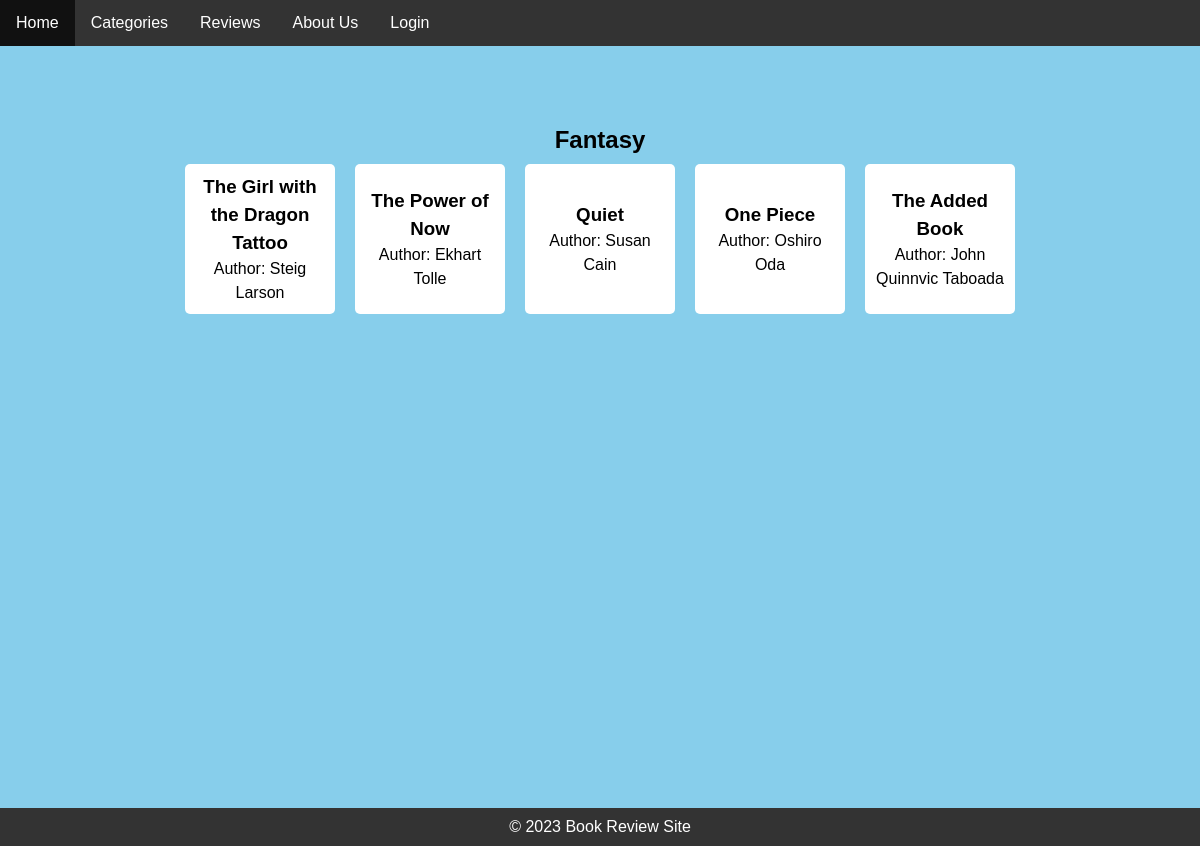
Page /category.php?Category_Key=1 on the committed database.
### tables this page shows
CREATE TABLE `tblcategory` (
  `Category_Key` int(15) NOT NULL,
  `Category_Name` varchar(100) NOT NULL
);

CREATE TABLE `tblbook` (
  `Book_Key` int(15) NOT NULL,
  `Title` varchar(100) NOT NULL,
  `Category_Key` int(11) NOT NULL,
  `ISBN` varchar(20) NOT NULL,
  `Authors_Firstname` varchar(100) NOT NULL,
  `Authors_Lastname` varchar(1000) NOT NULL,
  `description` varchar(1000) NOT NULL,
  `cover` blob NOT NULL
);

### category.php (the view, shortened to what this page needs)
<?php
    require_once 'header.php';
    if (isset($_GET['Category_Key'])) {
        $categoryKey = $_GET['Category_Key'];
        $categorySql = "SELECT Category_Name FROM tblcategory WHERE Category_Key = ?";
        $stmt = $conn->prepare($categorySql);
        $stmt->bind_param("i", $categoryKey);
        $stmt->execute();
        $categoryResult = $stmt->get_result();
        $categoryRow = $categoryResult->fetch_assoc();
        $categoryName = $categoryRow['Category_Name'];
        $booksSql = "SELECT b.* FROM tblbook b
                    JOIN tblcategory c ON b.Category_Key = c.Category_Key
                    WHERE c.Category_Key = ?";
        $stmt = $conn->prepare($booksSql);
        $stmt->bind_param("i", $categoryKey);
        $stmt->execute();
        $booksResult = $stmt->get_result();
        $books = $booksResult->fetch_all(MYSQLI_ASSOC);
    }
?>
<div class="container">
    <h2><?php echo $categoryName; ?></h2>
    <div class="books-container">
        <?php
        if (isset($books) && !empty($books)) {
            foreach ($books as $book) {
                echo '<a class="book" href="bookDetails.php?Book_Key=' . $book['Book_Key'] . '">';
                echo '<div>';
                echo '<h3>' . $book['Title'] . '</h3>';
                echo '<p>Author: ' . $book['Authors_Firstname'] . ' ' . $book['Authors_Lastname'] . '</p>';
                echo '</div>';
                echo '</a>';
            }
        } else {
            echo '<p>No books found for this category.</p>';
        }
        ?>
    </div>
</div>
<?php include 'footer.php'; ?>

### styles.css (style rules this page uses)
body { background-color: skyblue; font-family: Arial, sans-serif; margin: 0; padding: 0; overflow: auto; }
.container { display: flex; flex-direction: column; justify-content: flex-start; align-items: center; height: calc(100vh - 60px); padding: 20px; margin-top: 60px; overflow-x: hidden; }
* { margin: 0; padding: 0; box-sizing: border-box; overflow-wrap: break-word; }
h2 { text-align: center; }
.book { background-color: white; margin: 10px; padding: 10px; border-radius: 5px; cursor: pointer; width: 150px; height: 150px; line-height: 1.5; text-align: center; float: left; overflow: hidden; display: flex; align-items: center; justify-content: center; flex-direction: column; }

### category.php (style rules this page uses)
.book { color: black; text-decoration: none; cursor: pointer; }

### rows in the picture
tblcategory: Category_Name "Fantasy"
tblbook: Title "The Girl with the Dragon Tattoo", Authors_Firstname "Steig", Authors_Lastname "Larson"
tblbook: Title "The Power of Now", Authors_Firstname "Ekhart", Authors_Lastname "Tolle"
tblbook: Title "Quiet", Authors_Firstname "Susan", Authors_Lastname "Cain"
tblbook: Title "One Piece", Authors_Firstname "Oshiro", Authors_Lastname "Oda"
tblbook: Title "The Added Book", Authors_Firstname "John Quinnvic", Authors_Lastname "Taboada"
